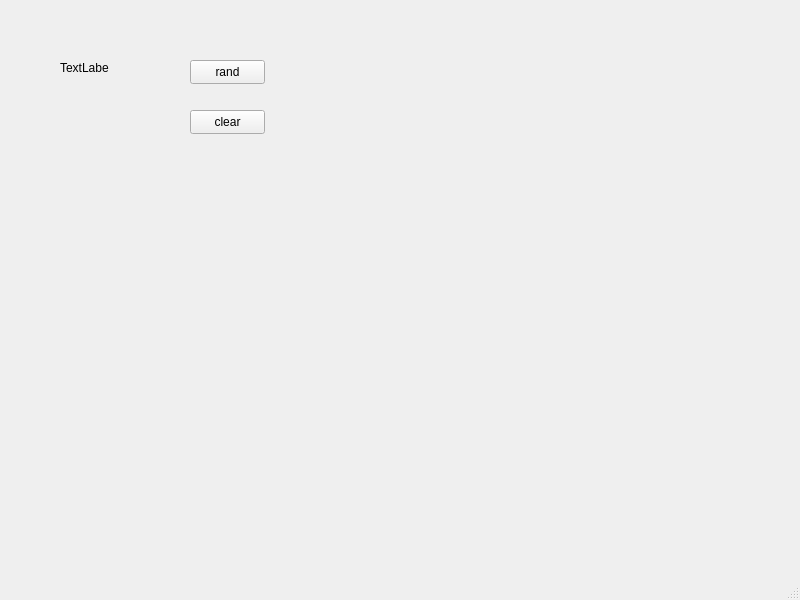
<?xml version="1.0" encoding="UTF-8"?>
<ui version="4.0">
 <class>MainWindow</class>
 <widget class="QMainWindow" name="MainWindow">
  <property name="geometry">
   <rect>
    <x>0</x>
    <y>0</y>
    <width>800</width>
    <height>600</height>
   </rect>
  </property>
  <property name="windowTitle">
   <string>MainWindow</string>
  </property>
  <widget class="QWidget" name="centralwidget">
   <widget class="QPushButton" name="pushButton">
    <property name="geometry">
     <rect>
      <x>190</x>
      <y>60</y>
      <width>75</width>
      <height>24</height>
     </rect>
    </property>
    <property name="text">
     <string>rand</string>
    </property>
   </widget>
   <widget class="QLabel" name="label">
    <property name="geometry">
     <rect>
      <x>60</x>
      <y>60</y>
      <width>49</width>
      <height>16</height>
     </rect>
    </property>
    <property name="text">
     <string>TextLabel</string>
    </property>
   </widget>
   <widget class="QPushButton" name="pushButton_2">
    <property name="geometry">
     <rect>
      <x>190</x>
      <y>110</y>
      <width>75</width>
      <height>24</height>
     </rect>
    </property>
    <property name="text">
     <string>clear</string>
    </property>
   </widget>
  </widget>
  <widget class="QMenuBar" name="menubar">
   <property name="geometry">
    <rect>
     <x>0</x>
     <y>0</y>
     <width>800</width>
     <height>22</height>
    </rect>
   </property>
  </widget>
  <widget class="QStatusBar" name="statusbar"/>
 </widget>
 <resources/>
 <connections/>
</ui>
